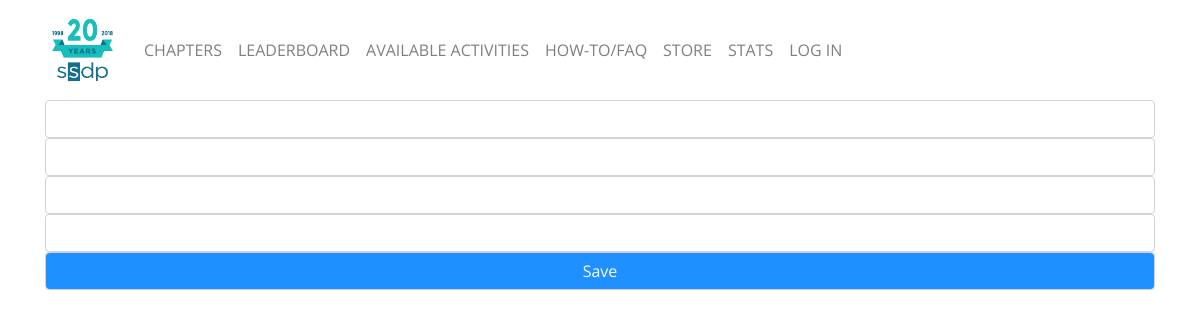
Before: /admin/user-edit/american-jewish-university with the older database file.
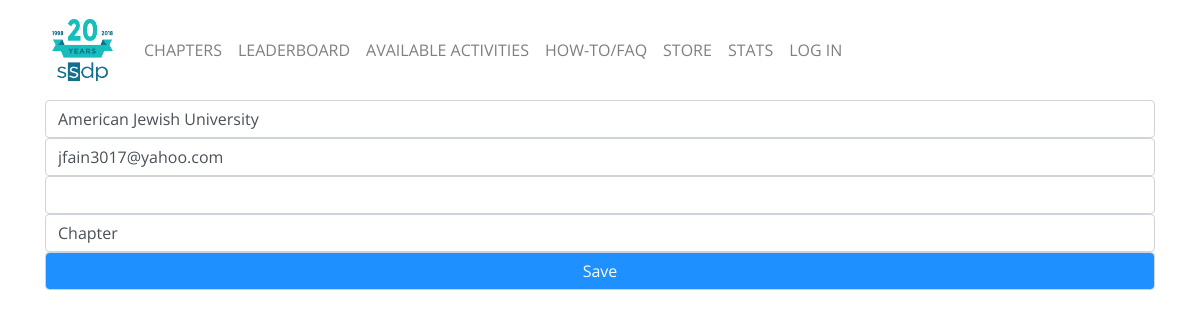
After: the same page with the newer database file.
### tables this page shows
CREATE TABLE user (
  id INTEGER PRIMARY KEY AUTOINCREMENT,
  username TEXT UNIQUE NOT NULL,
  email TEXT NOT NULL,
  password TEXT NOT NULL,
  permissions TEXT NOT NULL,
  cb INTEGER,
  pc INTEGER,
  te INTEGER,
  balance INTEGER,
  url TEXT NOT NULL,
  created TIMESTAMP NOT NULL DEFAULT CURRENT_TIMESTAMP
);

### cat/admin.py (the view, shortened to what this page needs)
@bp.route('/admin/user-edit/<url>', methods=('GET', 'POST'))
def userEdit(url):
    db = get_db()
    user = db.execute(
        "SELECT username, email, password, permissions"
        " FROM user where url = ?", (url, )
    ).fetchone()
    return render_template('admin/user-edit.html', user=user)

### cat/auth.py (called while the page is built)
@bp.before_app_request
def load_logged_in_user():
    user_id = session.get('user_id')
    if user_id is None:
        g.user = None
    else:
        g.user = get_db().execute(
            'SELECT * FROM user WHERE id = ?', (user_id,)
        ).fetchone()

### cat/db.py (called while the page is built)
def get_db():
    if 'db' not in g:
        g.db = sqlite3.connect(
            current_app.config['DATABASE'],
            detect_types=sqlite3.PARSE_DECLTYPES
        )
        g.db.row_factory = sqlite3.Row
    return g.db

### cat/templates/admin/user-edit.html (shortened to what this page needs)
{% extends 'base.html' %}
{% block content %}
<div class = "col">
  <form class = "form-group" method="post">
    <div class ="formgroup">
      <input class="form-control"name="username" id="username" value="{{ user['username'] }}">
  </div>
  <div class = "formgroup">
    <input class="form-control"name="email" id="email" value="{{ user['email'] }}">
  </div>
  <div class = "formgroup">
    <input class="form-control"name="password" id="password" value="">
  </div>
  <div class = "formgroup">
    <input class="form-control" name="permissions" id="permissions" value="{{ user['permissions']}}">
  </div>
  <div class ="formgroup">
    <input class="form-control" type="submit" class = "btn btn-primary" value="Save">
  </div>
  </form>
</div>
{% endblock %}

Changed rows visible on the page:
added user: username "American Jewish University", email "jfain3017@yahoo.com", permissions "Chapter"
